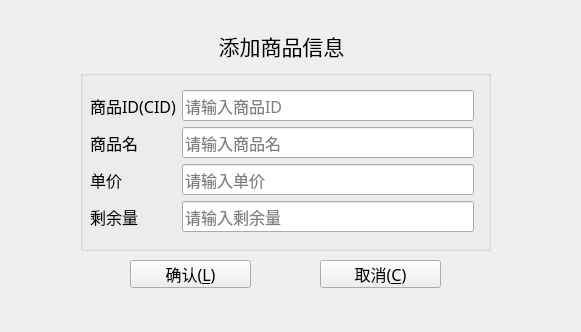
<?xml version="1.0" encoding="UTF-8"?>
<ui version="4.0">
 <class>add_commodity</class>
 <widget class="QWidget" name="add_commodity">
  <property name="geometry">
   <rect>
    <x>0</x>
    <y>0</y>
    <width>581</width>
    <height>332</height>
   </rect>
  </property>
  <property name="windowTitle">
   <string>Form</string>
  </property>
  <widget class="QPushButton" name="btnOk">
   <property name="geometry">
    <rect>
     <x>130</x>
     <y>260</y>
     <width>121</width>
     <height>28</height>
    </rect>
   </property>
   <property name="font">
    <font>
     <family>楷体</family>
     <pointsize>12</pointsize>
    </font>
   </property>
   <property name="cursor">
    <cursorShape>OpenHandCursor</cursorShape>
   </property>
   <property name="toolTip">
    <string>确认注册</string>
   </property>
   <property name="text">
    <string>确认(&amp;L)</string>
   </property>
   <property name="icon">
    <iconset resource="../HotelManage-master/Src/image.qrc">
     <normaloff>:/image/update.png</normaloff>:/image/update.png</iconset>
   </property>
   <property name="iconSize">
    <size>
     <width>20</width>
     <height>20</height>
    </size>
   </property>
  </widget>
  <widget class="QPushButton" name="btnCancel">
   <property name="geometry">
    <rect>
     <x>320</x>
     <y>260</y>
     <width>121</width>
     <height>28</height>
    </rect>
   </property>
   <property name="font">
    <font>
     <family>楷体</family>
     <pointsize>12</pointsize>
    </font>
   </property>
   <property name="cursor">
    <cursorShape>OpenHandCursor</cursorShape>
   </property>
   <property name="toolTip">
    <string>&lt;html&gt;&lt;head/&gt;&lt;body&gt;&lt;p&gt;&lt;br/&gt;&lt;/p&gt;&lt;/body&gt;&lt;/html&gt;</string>
   </property>
   <property name="whatsThis">
    <string>&lt;html&gt;&lt;head/&gt;&lt;body&gt;&lt;p&gt;&lt;br/&gt;&lt;/p&gt;&lt;/body&gt;&lt;/html&gt;</string>
   </property>
   <property name="text">
    <string>取消(&amp;C)</string>
   </property>
   <property name="icon">
    <iconset resource="../HotelManage-master/Src/image.qrc">
     <normaloff>:/image/delete.png</normaloff>:/image/delete.png</iconset>
   </property>
   <property name="iconSize">
    <size>
     <width>20</width>
     <height>20</height>
    </size>
   </property>
  </widget>
  <widget class="QWidget" name="widget_title" native="true">
   <property name="geometry">
    <rect>
     <x>84</x>
     <y>0</y>
     <width>548</width>
     <height>34</height>
    </rect>
   </property>
   <property name="sizePolicy">
    <sizepolicy hsizetype="Preferred" vsizetype="Maximum">
     <horstretch>0</horstretch>
     <verstretch>0</verstretch>
    </sizepolicy>
   </property>
   <property name="minimumSize">
    <size>
     <width>100</width>
     <height>33</height>
    </size>
   </property>
   <property name="mouseTracking">
    <bool>false</bool>
   </property>
   <layout class="QHBoxLayout" name="horizontalLayout_2" stretch="0,0">
    <property name="spacing">
     <number>4</number>
    </property>
    <property name="sizeConstraint">
     <enum>QLayout::SetNoConstraint</enum>
    </property>
    <property name="leftMargin">
     <number>0</number>
    </property>
    <property name="topMargin">
     <number>0</number>
    </property>
    <property name="rightMargin">
     <number>0</number>
    </property>
    <property name="bottomMargin">
     <number>0</number>
    </property>
    <item>
     <widget class="QLabel" name="lab_Ico">
      <property name="sizePolicy">
       <sizepolicy hsizetype="Minimum" vsizetype="Preferred">
        <horstretch>0</horstretch>
        <verstretch>0</verstretch>
       </sizepolicy>
      </property>
      <property name="minimumSize">
       <size>
        <width>30</width>
        <height>0</height>
       </size>
      </property>
      <property name="text">
       <string/>
      </property>
      <property name="alignment">
       <set>Qt::AlignCenter</set>
      </property>
     </widget>
    </item>
    <item>
     <widget class="QWidget" name="widget_menu" native="true">
      <property name="sizePolicy">
       <sizepolicy hsizetype="Minimum" vsizetype="Preferred">
        <horstretch>0</horstretch>
        <verstretch>0</verstretch>
       </sizepolicy>
      </property>
      <layout class="QHBoxLayout" name="horizontalLayout">
       <property name="spacing">
        <number>0</number>
       </property>
       <property name="leftMargin">
        <number>0</number>
       </property>
       <property name="topMargin">
        <number>0</number>
       </property>
       <property name="rightMargin">
        <number>0</number>
       </property>
       <property name="bottomMargin">
        <number>0</number>
       </property>
       <item>
        <widget class="QPushButton" name="btnMenu_Close">
         <property name="sizePolicy">
          <sizepolicy hsizetype="Minimum" vsizetype="Expanding">
           <horstretch>0</horstretch>
           <verstretch>0</verstretch>
          </sizepolicy>
         </property>
         <property name="minimumSize">
          <size>
           <width>40</width>
           <height>0</height>
          </size>
         </property>
         <property name="cursor">
          <cursorShape>ArrowCursor</cursorShape>
         </property>
         <property name="focusPolicy">
          <enum>Qt::NoFocus</enum>
         </property>
         <property name="toolTip">
          <string>关闭</string>
         </property>
         <property name="text">
          <string/>
         </property>
         <property name="flat">
          <bool>true</bool>
         </property>
        </widget>
       </item>
      </layout>
     </widget>
    </item>
   </layout>
  </widget>
  <widget class="QLabel" name="label">
   <property name="geometry">
    <rect>
     <x>120</x>
     <y>20</y>
     <width>323</width>
     <height>51</height>
    </rect>
   </property>
   <property name="font">
    <font>
     <family>楷体</family>
     <pointsize>16</pointsize>
    </font>
   </property>
   <property name="text">
    <string>添加商品信息</string>
   </property>
   <property name="alignment">
    <set>Qt::AlignCenter</set>
   </property>
  </widget>
  <widget class="QGroupBox" name="groupBox">
   <property name="geometry">
    <rect>
     <x>80</x>
     <y>70</y>
     <width>411</width>
     <height>181</height>
    </rect>
   </property>
   <property name="title">
    <string/>
   </property>
   <widget class="QWidget" name="">
    <property name="geometry">
     <rect>
      <x>10</x>
      <y>20</y>
      <width>384</width>
      <height>144</height>
     </rect>
    </property>
    <layout class="QGridLayout" name="gridLayout">
     <item row="0" column="0">
      <widget class="QLabel" name="labUserName">
       <property name="font">
        <font>
         <family>楷体</family>
         <pointsize>12</pointsize>
        </font>
       </property>
       <property name="text">
        <string>商品ID(CID)</string>
       </property>
      </widget>
     </item>
     <item row="0" column="1">
      <widget class="QLineEdit" name="CustomerName">
       <property name="font">
        <font>
         <family>楷体</family>
         <pointsize>12</pointsize>
        </font>
       </property>
       <property name="echoMode">
        <enum>QLineEdit::Normal</enum>
       </property>
       <property name="placeholderText">
        <string>请输入商品ID</string>
       </property>
      </widget>
     </item>
     <item row="1" column="0">
      <widget class="QLabel" name="labUserPwd">
       <property name="font">
        <font>
         <family>楷体</family>
         <pointsize>12</pointsize>
        </font>
       </property>
       <property name="text">
        <string>商品名</string>
       </property>
      </widget>
     </item>
     <item row="1" column="1">
      <widget class="QLineEdit" name="CustomerPwd">
       <property name="font">
        <font>
         <family>楷体</family>
         <pointsize>12</pointsize>
        </font>
       </property>
       <property name="echoMode">
        <enum>QLineEdit::Password</enum>
       </property>
       <property name="placeholderText">
        <string>请输入商品名</string>
       </property>
      </widget>
     </item>
     <item row="2" column="0">
      <widget class="QLabel" name="labUserPwd_4">
       <property name="font">
        <font>
         <family>楷体</family>
         <pointsize>12</pointsize>
        </font>
       </property>
       <property name="text">
        <string>单价</string>
       </property>
      </widget>
     </item>
     <item row="2" column="1">
      <widget class="QLineEdit" name="CustomerPhone">
       <property name="font">
        <font>
         <family>楷体</family>
         <pointsize>12</pointsize>
        </font>
       </property>
       <property name="echoMode">
        <enum>QLineEdit::Normal</enum>
       </property>
       <property name="placeholderText">
        <string>请输入单价</string>
       </property>
      </widget>
     </item>
     <item row="3" column="0">
      <widget class="QLabel" name="labUserPwd_3">
       <property name="font">
        <font>
         <family>楷体</family>
         <pointsize>12</pointsize>
        </font>
       </property>
       <property name="text">
        <string>剩余量</string>
       </property>
      </widget>
     </item>
     <item row="3" column="1">
      <widget class="QLineEdit" name="CustomerPhone_2">
       <property name="font">
        <font>
         <family>楷体</family>
         <pointsize>12</pointsize>
        </font>
       </property>
       <property name="echoMode">
        <enum>QLineEdit::Normal</enum>
       </property>
       <property name="placeholderText">
        <string>请输入剩余量</string>
       </property>
      </widget>
     </item>
    </layout>
   </widget>
  </widget>
 </widget>
 <resources>
  <include location="../HotelManage-master/Src/image.qrc"/>
 </resources>
 <connections/>
</ui>
